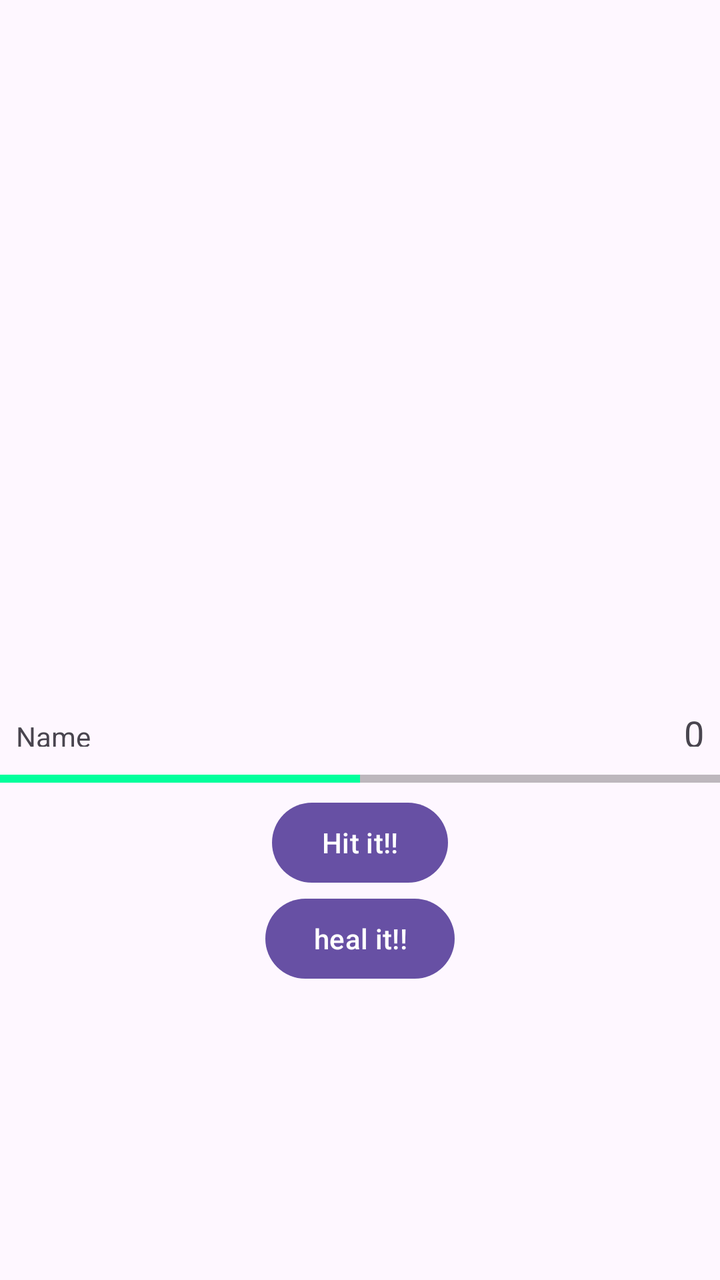
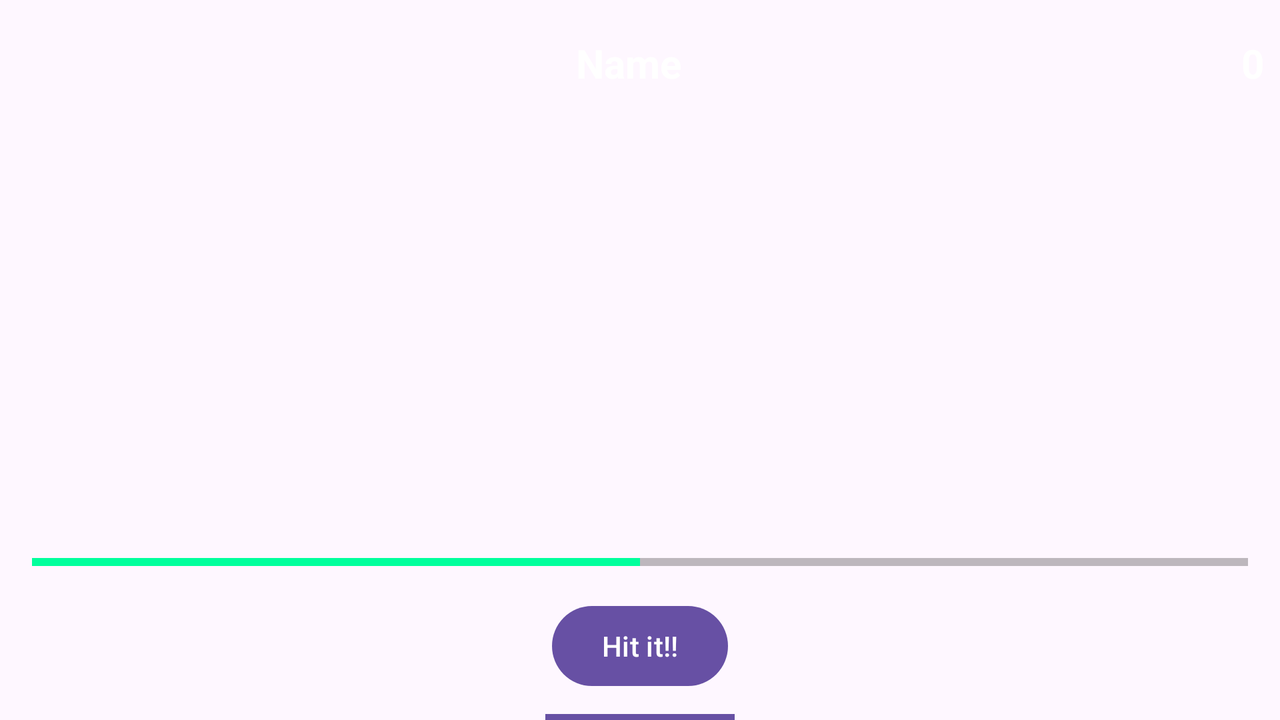

An Android layout and its configuration variant, each rendered on a device that would load it. The default file and the variant file are quoted in full after the pictures.
<!-- AndroidManifest.xml: application theme Theme.PracticaAndroid1 -->
<!-- res/layout/fragment_detail.xml -->
<?xml version="1.0" encoding="utf-8"?>
<LinearLayout xmlns:android="http://schemas.android.com/apk/res/android"
    android:layout_width="match_parent"
    android:layout_height="match_parent"
    xmlns:tools="http://schemas.android.com/tools"
    android:gravity="center"
    android:orientation="vertical">

    <ImageView
        android:id="@+id/ivHeroPhoto"
        android:layout_width="wrap_content"
        android:layout_height="wrap_content"
        android:padding="100dp"
        android:scaleType="centerCrop"/>

    <LinearLayout
        android:layout_width="match_parent"
        android:layout_height="wrap_content"
        android:gravity="end"
        android:padding="8dp">


        <TextView
            android:id="@+id/tvName"
            android:layout_width="wrap_content"
            android:layout_height="wrap_content"
            android:gravity="start"
            tools:text="Name"/>

        <TextView
            android:id="@+id/tvCounter"
            android:layout_width="match_parent"
            android:layout_height="match_parent"
            android:gravity="end"
            android:text="0"
            android:textAppearance="?android:attr/textAppearanceMedium"/>


    </LinearLayout>


    <ProgressBar
        android:id="@+id/pbHealth"
        android:layout_width="match_parent"
        android:layout_height="wrap_content"
        android:progressTint="@color/hpGreen"
        android:progressBackgroundTint="@color/black"
        tools:progress="50"
        style="@style/Widget.AppCompat.ProgressBar.Horizontal"/>

    <Button
        android:id="@+id/bHit"
        android:layout_width="wrap_content"
        android:layout_height="wrap_content"
        android:text="@string/hit"/>

    <Button
        android:id="@+id/bHeal"
        android:layout_width="wrap_content"
        android:layout_height="wrap_content"
        android:text="@string/heal"/>


</LinearLayout>
<!-- resources referenced by this layout -->
<resources>
  <color name="black">#FF000000</color>
  <color name="hpGreen">#00FF9C</color>
  <string name="heal">heal it!!</string>
  <string name="hit">Hit it!!</string>
  <style name="Theme.PracticaAndroid1" parent="Base.Theme.PracticaAndroid1" />
  <style name="Base.Theme.PracticaAndroid1" parent="Theme.Material3.DayNight.NoActionBar">
          
          
      </style>
</resources>
<!-- res/layout-land/fragment_detail.xml (the repository's variant of the layout above) -->
<!-- drawn on the phone turned sideways -->
<?xml version="1.0" encoding="utf-8"?>
<LinearLayout
    xmlns:android="http://schemas.android.com/apk/res/android"
    xmlns:tools="http://schemas.android.com/tools"
    android:layout_width="match_parent"
    android:layout_height="match_parent"
    android:background="@mipmap/fondo_heroes"
    android:orientation="vertical"
    android:gravity="center_horizontal"
    tools:context=".heroDetail.DetailFragment">


    <LinearLayout
        android:layout_width="match_parent"
        android:layout_height="wrap_content"
        android:orientation="horizontal"
        android:backgroundTint="@color/lightBlue"
        android:padding="8dp"
        android:layout_marginTop="10dp">

        <TextView
            android:id="@+id/tvName"
            android:layout_width="0dp"
            android:layout_height="wrap_content"
            android:layout_weight="1"
            android:textSize="20sp"
            android:textStyle="bold"
            android:textColor="@android:color/white"
            android:gravity="center"
            tools:text="Name" />

        <TextView
            android:id="@+id/tvCounter"
            android:layout_width="wrap_content"
            android:layout_height="wrap_content"
            android:gravity="end"
            android:text="0"
            android:textSize="20sp"
            android:textStyle="bold"
            android:textColor="@android:color/white" />
    </LinearLayout>


    <ImageView
        android:id="@+id/ivHeroPhoto"
        android:layout_width="200dp"
        android:layout_marginTop="10dp"
        android:layout_height="200dp"
        android:scaleType="centerCrop"/>


    <ProgressBar
        android:id="@+id/pbHealth"
        style="@style/Widget.AppCompat.ProgressBar.Horizontal"
        android:layout_width="match_parent"
        android:layout_height="wrap_content"
        android:layout_marginTop="10dp"
        android:layout_marginLeft="16dp"
        android:layout_marginRight="16dp"
        android:progressTint="@color/hpGreen"
        android:progressBackgroundTint="@color/black"
        android:max="100"
        tools:progress="50" />


    <Button
        android:id="@+id/bHit"
        android:layout_width="wrap_content"
        android:layout_height="wrap_content"
        android:layout_marginTop="10dp"
        android:text="@string/hit" />


    <Button
        android:id="@+id/bHeal"
        android:layout_width="wrap_content"
        android:layout_height="wrap_content"
        android:layout_marginTop="10dp"
        android:text="@string/heal" />

</LinearLayout>
<!-- resources referenced by the variant -->
<!-- as the phone turned sideways resolves them -->
<resources>
  <color name="black">#FF000000</color>
  <color name="hpGreen">#00FF9C</color>
  <color name="lightBlue">#577BC1</color>
  <string name="heal">heal it!!</string>
  <string name="hit">Hit it!!</string>
  <style name="Theme.PracticaAndroid1" parent="Base.Theme.PracticaAndroid1" />
  <style name="Base.Theme.PracticaAndroid1" parent="Theme.Material3.DayNight.NoActionBar">
          
          
      </style>
</resources>
